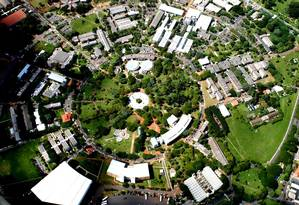
#> input picture exercises/Ex02_Histograms/Ex02_images/1/unicamp_day.jpg, 299 x 205 px, found by its file name; its folder holds only this picture in this run
$ jupyter execute --allow-errors Ex02_Histograms.ipynb
#> lines starting #> are read from the running program, lines starting #| are printed output that depends on the picture
# Ex02 - Histogram and Feature Extraction

This activity has 2 main objectives:
   - understand the concept of histogram and image statistics
   - explore different ways of extracting features from histograms and their application to a classification problem.

## Part 1 - Histogram

Study the concept of histogram and the use of the *np.histogram* function. Also try to understand the following function which plots the histogram using bar chart. This function will be very useful in the exercises on this notebook.

[cell 1]
def plota_hist(h,cor,nbins,bin_edges):

    w=255./nbins
    bin_centers = bin_edges[1:]-(w/2)
    plt.bar(bin_centers, h, width=w, color=cor)
    #plt.title('Image histogram: %s bins' % (nbins))

### Exercise 2.1.1

Let's try to calculate the histogram of color images. Use the 2 images from the shared folder **Ex02_images/1** and plot the histograms for each of the bands using bar graphs. Visually compare the histograms and comment on the main differences. If you had to say which histograms belong to which of 2 images, would you be able to get it right? Explain why.

[cell 2]
import numpy as np
import matplotlib.image as mpimg
import matplotlib.pyplot as plt
from PIL import Image
import os
from google.colab import drive
drive.mount('/content/gdrive')
path = "./exercises/Ex02_imagens/1/"

[cell 3]
list_files = os.listdir("./exercises/Ex02_imagens/1")
for i, file in enumerate(list_files):
  print(file)
  plt.subplot(121+i)
  img = mpimg.imread(path+file)
#> img is the input picture: shape (205, 299, 3); mean R, G, B 96.1, 101.6, 75

  plt.imshow(img)

[cell 4]
# Your code here

### Exercise 2.1.2

Using the same color images as in the previous item, convert to gray levels using one of the methods below:
    - averages of bands R, G, B;
    - weighted average of bands R, G, B: look for the most used power;
    - convert(L) from PIL library;

Then calculate the histogram of the converted image to gray levels. Compare the gray level histograms and discuss the differences again.

[cell 5]
# Your code here

## Part 2 - Extracting attributes derived from the histogram

Histograms can be used to extract attributes from images. This data is useful in machine learning tasks such as image classification.

Among the most common attributes used for image classification are: *mean*, *variance*, *asymmetry* and *kurtosis*.

The function below calculates, given an image, the histogram and its attributes. In addition to the attributes listed above, it also calculates the 1st, 10th, 50th, 90th, 99th and 100% percentiles.

[cell 6]
def histstat(f):
    import numpy as np

    h, bin_edges = np.histogram(f, 256, (0,255))
    hn = 1.0*h/h.sum() # compute the normalized image histogram
    cum_hn = np.cumsum(hn) # compute the cumulative image histogram
    v = np.zeros(9) # number of statistics

    # compute statistics
    n = len(h) # number of gray values
    v[0]  = np.sum((np.arange(n)*hn)) # mean
    v[1]  = np.sum(np.power((np.arange(n)-v[0]),2)*hn) # variance
    v[2]  = np.sum(np.power((np.arange(n)-v[0]),3)*hn)/(np.power(v[1],1.5))# skewness
    v[3]  = np.sum(np.power((np.arange(n)-v[0]),4)*hn)/(np.power(v[1],2))-3# kurtosis
    v[4] = np.where(cum_hn >= 0.01)[0][0] # 1% percentile
    v[5] = np.where(cum_hn >= 0.1)[0][0] # 10% percentile
    v[6] = np.where(cum_hn >= 0.5)[0][0] # 50% percentile
    v[7] = np.where(cum_hn >= 0.9)[0][0] # 90% percentile
    v[8] = np.where(cum_hn >= 0.99)[0][0] # 99% percentile

    return v

If we then want to extract the attributes from the histogram of one of the previous images, just do:

#> (a cell that did not finish here is left out)

### Exercise 2.2.1

Now extract the attributes from the second example image and compare them with those from the first image. Do they look different enough to distinguish one from the other?

[cell 8]
# Your code here

## Part 3 - Image classification using attributes derived from the histogram

### Example - The K-Nearest Neighbors classifier (KNN or K-Nearest Neighbors)

[KNN (K-Nearest Neighbors)](https://scikit-learn.org/stable/modules/generated/sklearn.neighbors.KNeighborsClassifier.html) is a classification algorithm that uses an instance-based approach, i.e. it classifies a new sample based on the closest (neighboring) samples to it. KNN is based on the assumption that samples that are close together in the feature space are more likely to belong to the same class.

To classify images using the KNN algorithm, first the training dataset is used to build a representation of the data that allows the search for nearest neighbors.

Then, to classify a new sample, the algorithm finds the K closest samples in the constructed representation, where K is a user-defined parameter.

Finally, the class of the new sample is determined by the most common class among the neighbors found.

### Example of using KNN:

A two-class dataset is randomly generated and then the KNN model is trained with k=5 nearest neighbors. Note that the **KNeighborsClassifier()** function was imported from the **sklearn.neighbors** library and was used to create the KNN model. The *fit()* function was used to train the model

[cell 9]
from sklearn.neighbors import KNeighborsClassifier

# Random data generation
np.random.seed(1)
X1 = np.random.randn(50, 2)  # 50 samples of class 1
X2 = np.random.randn(50, 2) + 2  # 50 samples of class 2
X = np.concatenate((X1, X2))
y = np.concatenate((np.zeros(50), np.ones(50))) # labels classes (0 e 1)

# Viewing the samples (colored by class)
plt.scatter(X[:,0],X[:,1],c=y)
plt.show()
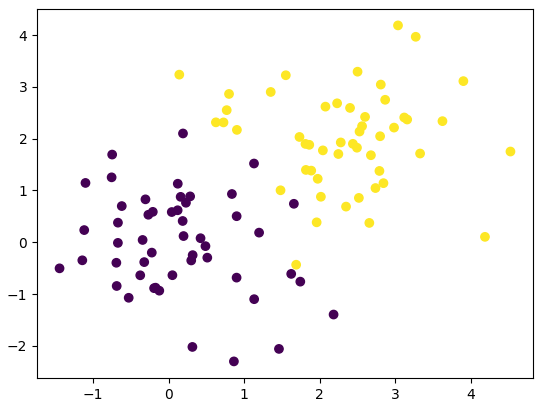
#> figure drawn by matplotlib, 1 panel

# Creating  KNN model
model = KNeighborsClassifier(n_neighbors=5)

# Training
model.fit(X, y)

Then, new random samples were created for testing and the model was used to classify them.

The *predict()* function is used to classify new samples.

[cell 10]
# Creating new random samples for testing
X_test = np.random.randn(20, 2)

# Viewing the test samples
plt.scatter(X[:,0],X[:,1],c=y)
plt.scatter(X_test[:,0],X_test[:,1],c='gray')
plt.show()
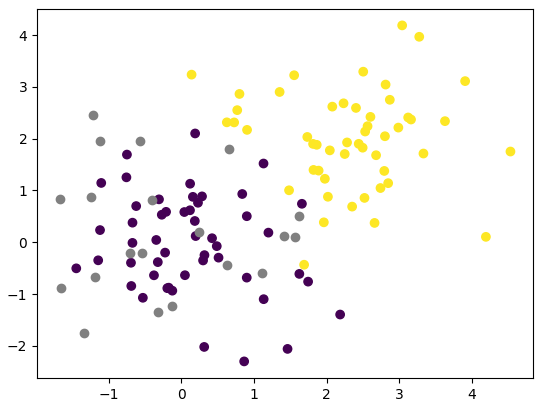
#> figure drawn by matplotlib, 1 panel

# Classification
y_pred = model.predict(X_test)

To evaluate the quality of a classifier, the following metrics are typically used:

- [Accuracy_score](https://scikit-learn.org/stable/modules/generated/sklearn.metrics.accuracy_score.html): measures the proportion of samples correctly classified by the model.
- [Precision (precision_score)](https://scikit-learn.org/stable/modules/generated/sklearn.metrics.precision_score.html): measures the proportion of samples classified as positive (1) that are actually positive.
- [Recall (recall_score)](https://scikit-learn.org/stable/modules/generated/sklearn.metrics.recall_score.html): measures the proportion of positive samples (1) that are correctly identified by the model.
- [F1-Score](https://scikit-learn.org/stable/modules/generated/sklearn.metrics.f1_score.html) (f1_score): harmonic mean between precision and recall.

Please note: to evaluate the model, metrics were calculated against training samples, which is **not** ideal in a real classification scenario. However, for teaching purposes, these metrics can be used to evaluate the model's performance.

[cell 11]
from sklearn.metrics import accuracy_score, precision_score, recall_score, f1_score

# Evaluating model
acc = accuracy_score(y, model.predict(X))
prec = precision_score(y, model.predict(X))
rec = recall_score(y, model.predict(X))
f1 = f1_score(y, model.predict(X))

# Print metrics
print('Accuracy: %.2f' % acc)
print('Precision: %.2f' % prec)
print('Recall: %.2f' % rec)
print('F1-Score: %.2f' % f1)

To make a qualitative evaluation of the classifier, we can plot the classification results using matplotlib's [scatter()](https://matplotlib.org/stable/api/_as_gen/matplotlib.pyplot.scatter.html) function. Training samples are plotted with circular dots, while testing samples are plotted with crossed dots.

[cell 12]
# Plot results
plt.scatter(X[:, 0], X[:, 1], c=y)
plt.scatter(X_test[:, 0], X_test[:, 1], marker='x', c=y_pred)
plt.title('Classification KNN')
plt.xlabel('Feature 1')
plt.ylabel('Feature 2')
plt.show()
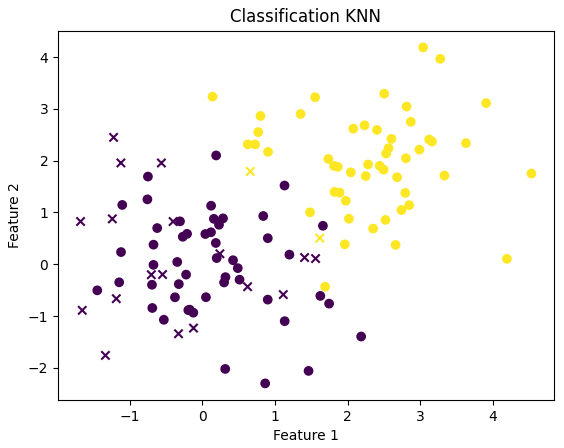
#> figure drawn by matplotlib, 1 panel

$ run again, on exercises/Ex02_Histograms/Ex02_images/1/unicamp_night.jpg
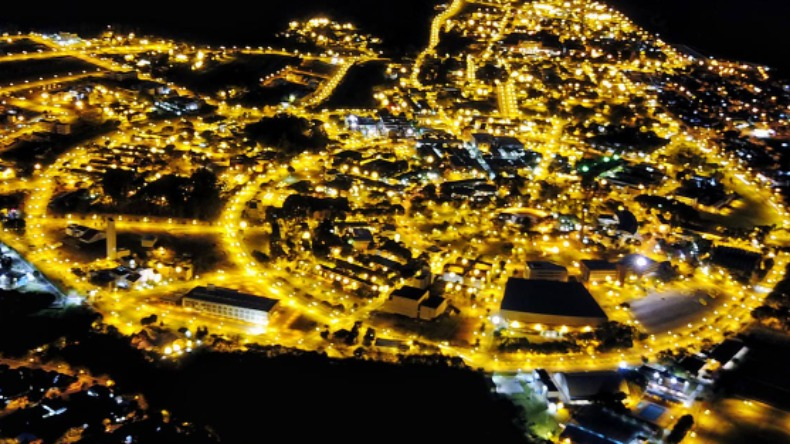
#> input picture exercises/Ex02_Histograms/Ex02_images/1/unicamp_night.jpg, 790 x 444 px, found by its file name
#> img is the input picture: shape (444, 790, 3); mean R, G, B 93.3, 74.4, 27.6
#> `f_gray = np.uint8(0.3*f[:,:,0]+0.59*f[:,:,1]+0.11*f[:,:,2])`:
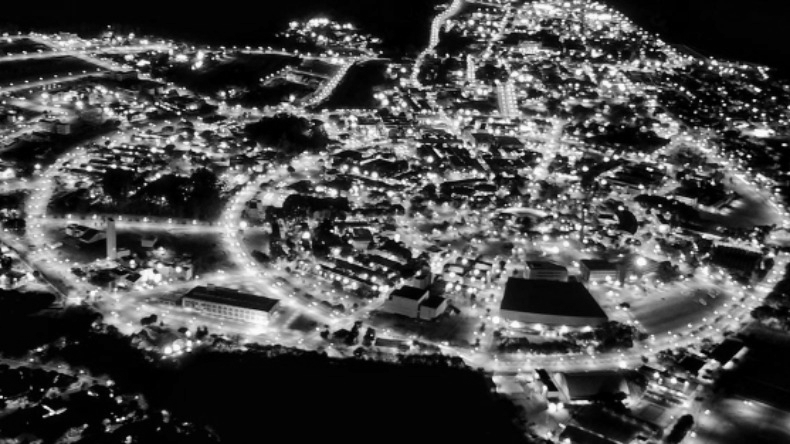
#> f_gray: shape (444, 790); min 0, max 254, mean 74.4
#> h = 256 values, max 41183 at index 3, min 0 at index 255, mean 1370.2; bin_edges = 257 values from 0 to 255
#> hn = 256 values, max 0.117 at index 3, min 0 at index 255, mean 0.00391
#> cum_hn = 256 values from 0.0139 to 1
#> n = 256
#> hist_features = [74.38, 5043, 0.654, -0.905, 0, 3, 51, 184, 236]
#> the loop `for feature in hist_features:` made 9 passes
#> (printed output is left out)
